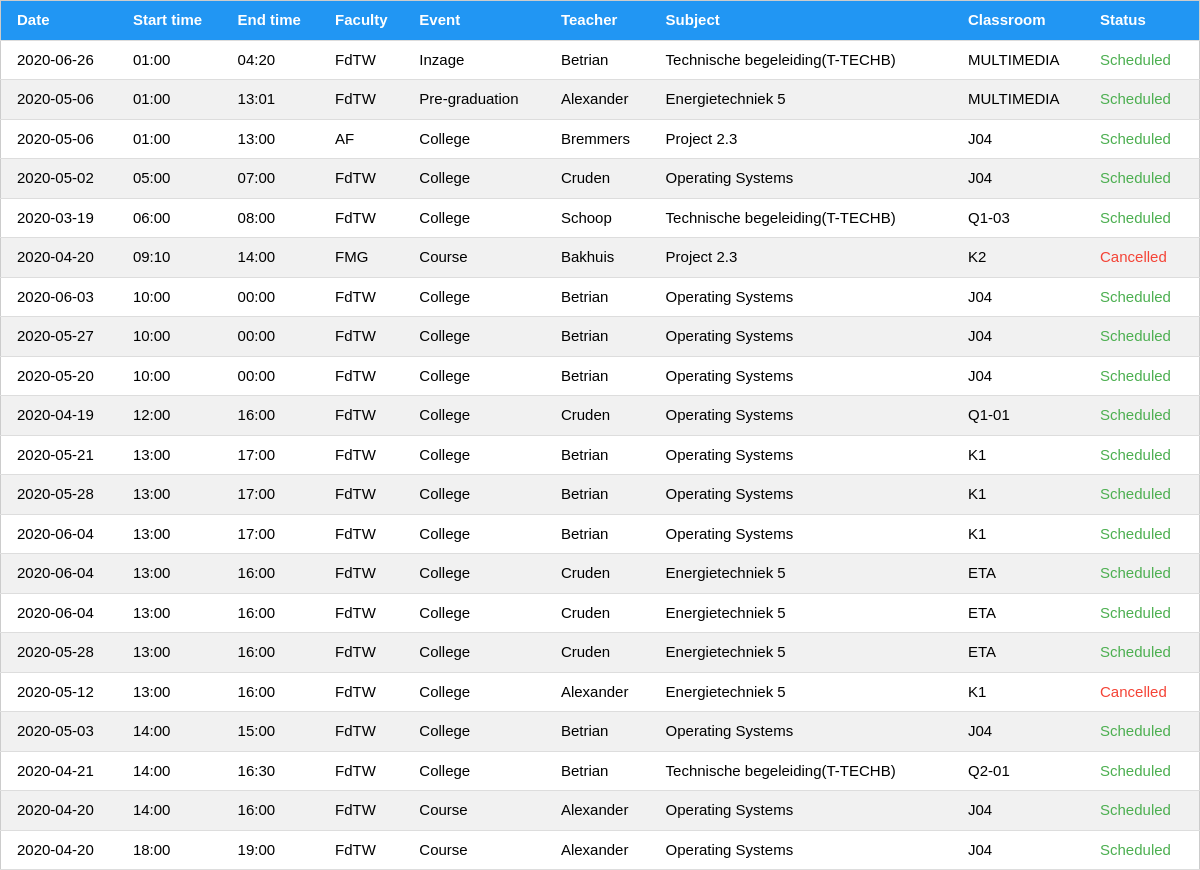
/viewer.php, run on the app's committed database.
### tables this page shows
CREATE TABLE IF NOT EXISTS `schedule` (
  `ScheduleID` int(11) NOT NULL AUTO_INCREMENT,
  `Start` time NOT NULL,
  `End` time NOT NULL,
  `TeacherID` int(11) NOT NULL,
  `ClassroomID` int(11) NOT NULL,
  `FacultyID` int(11) NOT NULL,
  `EventID` int(11) NOT NULL,
  `SubjectID` int(11) NOT NULL,
  `Status` int(11) NOT NULL COMMENT 'Cancelled? 0 = no 1 = yes',
  `Date` date NOT NULL,
  PRIMARY KEY (`ScheduleID`),
  KEY `FacultyID` (`FacultyID`),
  KEY `schedule_ibfk_3` (`TeacherID`),
  KEY `schedule_ibfk_1` (`EventID`),
  KEY `ClassroomID` (`ClassroomID`),
  KEY `SubjectID` (`SubjectID`)
);

CREATE TABLE IF NOT EXISTS `faculty` (
  `FacultyID` int(11) NOT NULL AUTO_INCREMENT,
  `Faculty_Name` text NOT NULL,
  PRIMARY KEY (`FacultyID`)
);

CREATE TABLE IF NOT EXISTS `event` (
  `EventID` int(11) NOT NULL AUTO_INCREMENT,
  `Event_Name` text NOT NULL,
  PRIMARY KEY (`EventID`)
);

CREATE TABLE IF NOT EXISTS `teacher` (
  `TeacherID` int(11) NOT NULL AUTO_INCREMENT,
  `Teacher_Lastname` text NOT NULL,
  `Teacher_Firstname` text NOT NULL,
  `FacultyID` int(11) NOT NULL,
  PRIMARY KEY (`TeacherID`),
  KEY `teacher_ibfk_1` (`FacultyID`)
);

CREATE TABLE IF NOT EXISTS `subject` (
  `SubjectID` int(11) NOT NULL AUTO_INCREMENT,
  `Subject_Name` text NOT NULL,
  `FacultyID` int(11) NOT NULL DEFAULT 7,
  PRIMARY KEY (`SubjectID`),
  KEY `FacultyID` (`FacultyID`)
);

CREATE TABLE IF NOT EXISTS `classroom` (
  `ClassroomID` int(11) NOT NULL AUTO_INCREMENT,
  `Classroom_Name` text NOT NULL,
  `Capacity` int(11) NOT NULL DEFAULT 30,
  PRIMARY KEY (`ClassroomID`)
);

### viewer.php (the view, shortened to what this page needs)
<?php
include 'utilities/db.php';
?>
<!DOCTYPE html>
<html lang="en" id="bod">
<head>
  <link rel="stylesheet" href="w3.css">
  <link rel="stylesheet" href="style.css">
</head>
<body class="bgimg" onload="openFullscreen()">
  <table id="schedule-table" class="w3-border w3-bordered w3-table w3-striped">
    <thead class="w3-blue schedule-header">
      <tr>
        <th>Date</th>
        <th>Start time</th>
        <th>End time</th>
        <th>Faculty</th>
        <th>Event</th>
        <th>Teacher</th>
        <th>Subject</th>
        <th>Classroom</th>
        <th>Status</th>
      </tr>
    </thead>
    <tbody id="schedule" class="schedule-body w3-white">
      <?php
      $sql = 'SELECT ScheduleID FROM schedule ORDER BY `Start`';
      $result = mysqli_query($conn, $sql);
      $schedule_list = array();
      while ($row = $result->fetch_assoc()) {
        $ScheduleID = $row['ScheduleID'];
        array_push($schedule_list, $ScheduleID);
      }
      foreach ($schedule_list as $id) {
        $sql = 'SELECT `Date`,`Start`,`End`,`Faculty_Name`,`Event_Name`,`Teacher_Lastname`,`Subject_Name`,`Classroom_Name`,`Status`,`ScheduleID`,`Teacher_Firstname` FROM `schedule`,`classroom`,`event`,`teacher`,`subject`,`faculty` WHERE schedule.TeacherID = teacher.TeacherID AND schedule.ClassroomID = classroom.ClassroomID AND schedule.FacultyID = faculty.FacultyID AND schedule.EventID = event.EventID AND schedule.SubjectID = subject.SubjectID AND ScheduleID = ' . $id . ';';
        if ($result = mysqli_query($conn, $sql)) {
          if ($row = mysqli_fetch_row($result)) {
            $start = preg_replace('/:00(?!:00)/', '', '' . $row[1] . '');
            $end = preg_replace('/:00(?!:00)/', '', $row[2]);
            $status = ($row[8] == 0) ? '<span class="w3-text-green">Scheduled</span>' : '<span class="w3-text-red">Cancelled</span>';
            echo
              '<tr>
                                    <td class="col-date">' . $row[0] . '</td>
                                    <td class="col-start">' . $start . '</td>
                                    <td class="col-end">' . $end . '</td>
                                    <td class="col-fac">' . $row[3] . '</td>
                                    <td class="col-event">' . $row[4] . '</td>
                                    <td class="col-teach">' . $row[5] . '</td>
                                    <td class="col-subj">' . $row[6] . '</td>
                                    <td class="col-class">' . $row[7] . '</td>
                                    <td class="col-stat">' . $status . '</td>
                                </tr>';
          }
        }
      }
      ?>
    </tbody>
  </table>
</body>
</html>

### w3.css (style rules this page uses)
*,*:before,*:after { box-sizing:inherit }
html { -ms-text-size-adjust:100%;-webkit-text-size-adjust:100% }
body { margin:0 }
html,body { font-family:Verdana,sans-serif;font-size:15px;line-height:1.5 }
html { overflow-x:hidden }
.w3-table,.w3-table-all { border-collapse:collapse;border-spacing:0;width:100%;display:table }
.w3-bordered tr,.w3-table-all tr { border-bottom:1px solid #ddd }
.w3-striped tbody tr:nth-child(even) { background-color:#f1f1f1 }
.w3-table td,.w3-table th,.w3-table-all td,.w3-table-all th { padding:8px 8px;display:table-cell;text-align:left;vertical-align:top }
.w3-table th:first-child,.w3-table td:first-child,.w3-table-all th:first-child,.w3-table-all td:first-child { padding-left:16px }
.w3-border { border:1px solid #ccc!important }
.w3-blue,.w3-hover-blue:hover { color:#fff!important;background-color:#2196F3!important }
.w3-white,.w3-hover-white:hover { color:#000!important;background-color:#fff!important }
.w3-text-green,.w3-hover-text-green:hover { color:#4CAF50!important }
.w3-text-red,.w3-hover-text-red:hover { color:#f44336!important }

### viewer.php (style rules this page uses)
html { overflow-y: hidden; }
body, h1 { font-family: "Raleway", sans-serif }
body, html { height: 100%; }
.bgimg { background-image: url('images/forestbridge.jpg'); min-height: 100%; background-position: center; background-size: cover; }

### data on the page
schedule: Date "2020-06-26", Start "01:00", End "04:20", FacultyID.Faculty_Name "FdTW", EventID.Event_Name "Inzage", TeacherID.Teacher_Lastname "Betrian", SubjectID.Subject_Name "Technische begeleiding(T-TECHB)", ClassroomID.Classroom_Name "MULTIMEDIA", Status "Scheduled"
schedule: Date "2020-05-06", Start "01:00", End "13:01", FacultyID.Faculty_Name "FdTW", EventID.Event_Name "Pre-graduation", TeacherID.Teacher_Lastname "Alexander", SubjectID.Subject_Name "Energietechniek 5", ClassroomID.Classroom_Name "MULTIMEDIA", Status "Scheduled"
schedule: Date "2020-05-06", Start "01:00", End "13:00", FacultyID.Faculty_Name "AF", EventID.Event_Name "College", TeacherID.Teacher_Lastname "Bremmers", SubjectID.Subject_Name "Project 2.3", ClassroomID.Classroom_Name "J04", Status "Scheduled"
schedule: Date "2020-05-02", Start "05:00", End "07:00", FacultyID.Faculty_Name "FdTW", EventID.Event_Name "College", TeacherID.Teacher_Lastname "Cruden", SubjectID.Subject_Name "Operating Systems", ClassroomID.Classroom_Name "J04", Status "Scheduled"
schedule: Date "2020-03-19", Start "06:00", End "08:00", FacultyID.Faculty_Name "FdTW", EventID.Event_Name "College", TeacherID.Teacher_Lastname "Schoop", SubjectID.Subject_Name "Technische begeleiding(T-TECHB)", ClassroomID.Classroom_Name "Q1-03", Status "Scheduled"
schedule: Date "2020-04-20", Start "09:10", End "14:00", FacultyID.Faculty_Name "FMG", EventID.Event_Name "Course", TeacherID.Teacher_Lastname "Bakhuis", SubjectID.Subject_Name "Project 2.3", ClassroomID.Classroom_Name "K2", Status "Cancelled"
schedule: Date "2020-06-03", Start "10:00", End "00:00", FacultyID.Faculty_Name "FdTW", EventID.Event_Name "College", TeacherID.Teacher_Lastname "Betrian", SubjectID.Subject_Name "Operating Systems", ClassroomID.Classroom_Name "J04", Status "Scheduled"
schedule: Date "2020-05-27", Start "10:00", End "00:00", FacultyID.Faculty_Name "FdTW", EventID.Event_Name "College", TeacherID.Teacher_Lastname "Betrian", SubjectID.Subject_Name "Operating Systems", ClassroomID.Classroom_Name "J04", Status "Scheduled"
schedule: Date "2020-05-20", Start "10:00", End "00:00", FacultyID.Faculty_Name "FdTW", EventID.Event_Name "College", TeacherID.Teacher_Lastname "Betrian", SubjectID.Subject_Name "Operating Systems", ClassroomID.Classroom_Name "J04", Status "Scheduled"
schedule: Date "2020-04-19", Start "12:00", End "16:00", FacultyID.Faculty_Name "FdTW", EventID.Event_Name "College", TeacherID.Teacher_Lastname "Cruden", SubjectID.Subject_Name "Operating Systems", ClassroomID.Classroom_Name "Q1-01", Status "Scheduled"
schedule: Date "2020-05-21", Start "13:00", End "17:00", FacultyID.Faculty_Name "FdTW", EventID.Event_Name "College", TeacherID.Teacher_Lastname "Betrian", SubjectID.Subject_Name "Operating Systems", ClassroomID.Classroom_Name "K1", Status "Scheduled"
schedule: Date "2020-05-28", Start "13:00", End "17:00", FacultyID.Faculty_Name "FdTW", EventID.Event_Name "College", TeacherID.Teacher_Lastname "Betrian", SubjectID.Subject_Name "Operating Systems", ClassroomID.Classroom_Name "K1", Status "Scheduled"
schedule: Date "2020-06-04", Start "13:00", End "17:00", FacultyID.Faculty_Name "FdTW", EventID.Event_Name "College", TeacherID.Teacher_Lastname "Betrian", SubjectID.Subject_Name "Operating Systems", ClassroomID.Classroom_Name "K1", Status "Scheduled"
schedule: Date "2020-06-04", Start "13:00", End "16:00", FacultyID.Faculty_Name "FdTW", EventID.Event_Name "College", TeacherID.Teacher_Lastname "Cruden", SubjectID.Subject_Name "Energietechniek 5", ClassroomID.Classroom_Name "ETA", Status "Scheduled"
schedule: Date "2020-06-04", Start "13:00", End "16:00", FacultyID.Faculty_Name "FdTW", EventID.Event_Name "College", TeacherID.Teacher_Lastname "Cruden", SubjectID.Subject_Name "Energietechniek 5", ClassroomID.Classroom_Name "ETA", Status "Scheduled"
schedule: Date "2020-05-28", Start "13:00", End "16:00", FacultyID.Faculty_Name "FdTW", EventID.Event_Name "College", TeacherID.Teacher_Lastname "Cruden", SubjectID.Subject_Name "Energietechniek 5", ClassroomID.Classroom_Name "ETA", Status "Scheduled"
schedule: Date "2020-05-12", Start "13:00", End "16:00", FacultyID.Faculty_Name "FdTW", EventID.Event_Name "College", TeacherID.Teacher_Lastname "Alexander", SubjectID.Subject_Name "Energietechniek 5", ClassroomID.Classroom_Name "K1", Status "Cancelled"
schedule: Date "2020-05-03", Start "14:00", End "15:00", FacultyID.Faculty_Name "FdTW", EventID.Event_Name "College", TeacherID.Teacher_Lastname "Betrian", SubjectID.Subject_Name "Operating Systems", ClassroomID.Classroom_Name "J04", Status "Scheduled"
schedule: Date "2020-04-21", Start "14:00", End "16:30", FacultyID.Faculty_Name "FdTW", EventID.Event_Name "College", TeacherID.Teacher_Lastname "Betrian", SubjectID.Subject_Name "Technische begeleiding(T-TECHB)", ClassroomID.Classroom_Name "Q2-01", Status "Scheduled"
schedule: Date "2020-04-20", Start "14:00", End "16:00", FacultyID.Faculty_Name "FdTW", EventID.Event_Name "Course", TeacherID.Teacher_Lastname "Alexander", SubjectID.Subject_Name "Operating Systems", ClassroomID.Classroom_Name "J04", Status "Scheduled"
schedule: Date "2020-04-20", Start "18:00", End "19:00", FacultyID.Faculty_Name "FdTW", EventID.Event_Name "Course", TeacherID.Teacher_Lastname "Alexander", SubjectID.Subject_Name "Operating Systems", ClassroomID.Classroom_Name "J04", Status "Scheduled"
